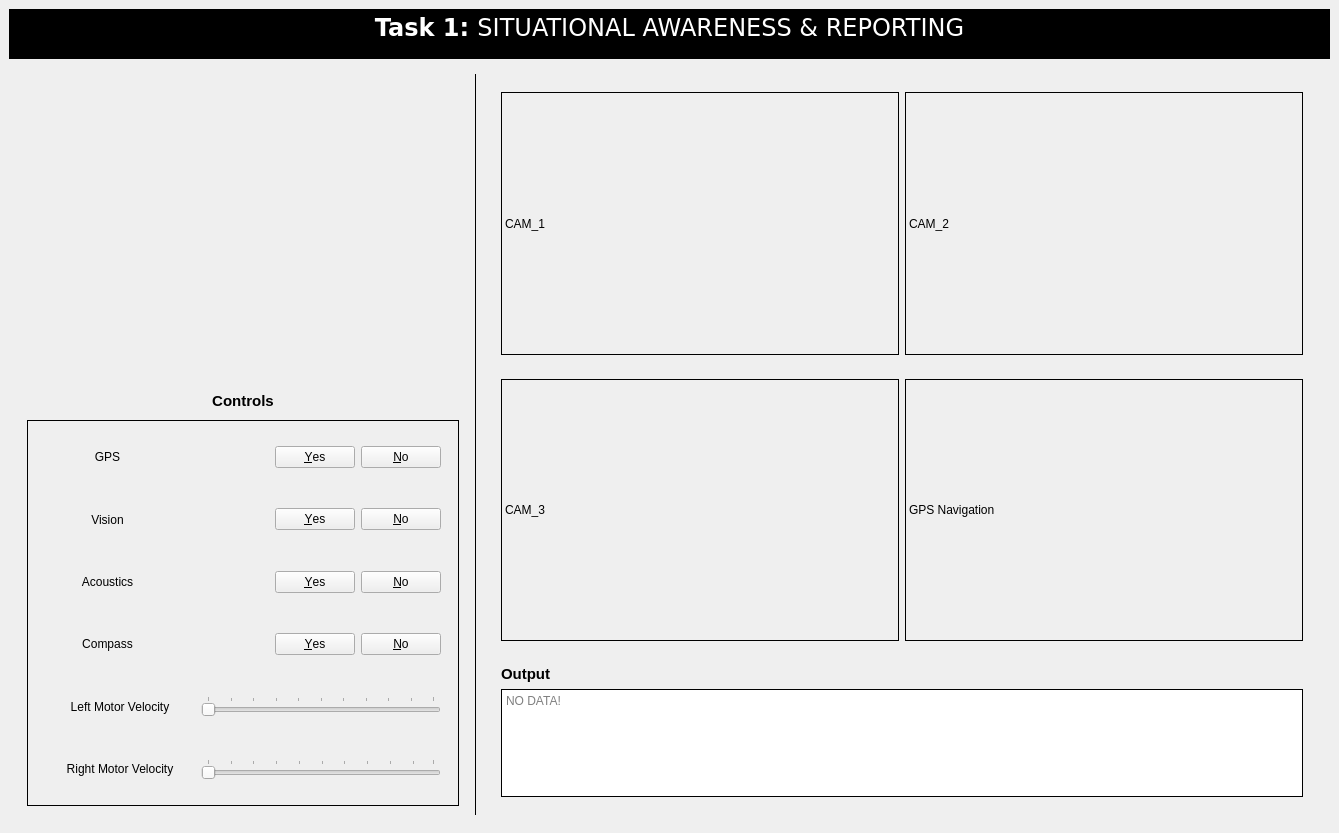
<?xml version="1.0" encoding="UTF-8"?>
<ui version="4.0">
 <class>MainWindow</class>
 <widget class="QMainWindow" name="MainWindow">
  <property name="geometry">
   <rect>
    <x>0</x>
    <y>0</y>
    <width>1339</width>
    <height>833</height>
   </rect>
  </property>
  <property name="windowTitle">
   <string>MainWindow</string>
  </property>
  <widget class="QWidget" name="centralwidget">
   <property name="styleSheet">
    <string notr="true"/>
   </property>
   <layout class="QVBoxLayout" name="verticalLayout">
    <item>
     <widget class="QTextBrowser" name="textBrowser_3">
      <property name="sizePolicy">
       <sizepolicy hsizetype="Preferred" vsizetype="Preferred">
        <horstretch>0</horstretch>
        <verstretch>0</verstretch>
       </sizepolicy>
      </property>
      <property name="maximumSize">
       <size>
        <width>16777215</width>
        <height>50</height>
       </size>
      </property>
      <property name="font">
       <font>
        <family>Bitstream Vera Sans</family>
       </font>
      </property>
      <property name="styleSheet">
       <string notr="true">*{
background:rgb(0, 0, 0);
}</string>
      </property>
      <property name="frameShape">
       <enum>QFrame::NoFrame</enum>
      </property>
      <property name="frameShadow">
       <enum>QFrame::Plain</enum>
      </property>
      <property name="html">
       <string>&lt;!DOCTYPE HTML PUBLIC &quot;-//W3C//DTD HTML 4.0//EN&quot; &quot;http://www.w3.org/TR/REC-html40/strict.dtd&quot;&gt;
&lt;html&gt;&lt;head&gt;&lt;meta name=&quot;qrichtext&quot; content=&quot;1&quot; /&gt;&lt;style type=&quot;text/css&quot;&gt;
p, li { white-space: pre-wrap; }
&lt;/style&gt;&lt;/head&gt;&lt;body style=&quot; font-family:'Bitstream Vera Sans'; font-size:12pt; font-weight:400; font-style:normal;&quot;&gt;
&lt;p align=&quot;center&quot; style=&quot; margin-top:0px; margin-bottom:0px; margin-left:0px; margin-right:0px; -qt-block-indent:0; text-indent:0px;&quot;&gt;&lt;span style=&quot; font-size:18pt; font-weight:600; color:#ffffff;&quot;&gt;Task 1: &lt;/span&gt;&lt;span style=&quot; font-family:'Sans Serif'; font-size:18pt; color:#ffffff;&quot;&gt;SITUATIONAL AWARENESS &amp;amp; REPORTING&lt;/span&gt;&lt;/p&gt;&lt;/body&gt;&lt;/html&gt;</string>
      </property>
     </widget>
    </item>
    <item>
     <widget class="QWidget" name="widget" native="true">
      <layout class="QHBoxLayout" name="horizontalLayout">
       <item>
        <widget class="QWidget" name="widget_2" native="true">
         <property name="maximumSize">
          <size>
           <width>450</width>
           <height>16777215</height>
          </size>
         </property>
         <layout class="QVBoxLayout" name="verticalLayout_4">
          <item>
           <widget class="QLabel" name="label_2">
            <property name="maximumSize">
             <size>
              <width>16777215</width>
              <height>300</height>
             </size>
            </property>
            <property name="text">
             <string/>
            </property>
            <property name="pixmap">
             <pixmap resource="images.qrc">:/newPrefix/Images/task_1.png</pixmap>
            </property>
            <property name="scaledContents">
             <bool>true</bool>
            </property>
           </widget>
          </item>
          <item>
           <widget class="QLabel" name="label_7">
            <property name="maximumSize">
             <size>
              <width>16777215</width>
              <height>25</height>
             </size>
            </property>
            <property name="layoutDirection">
             <enum>Qt::LeftToRight</enum>
            </property>
            <property name="text">
             <string>&lt;html&gt;&lt;head/&gt;&lt;body&gt;&lt;p&gt;&lt;span style=&quot; font-size:11pt; font-weight:600;&quot;&gt;Controls&lt;/span&gt;&lt;/p&gt;&lt;/body&gt;&lt;/html&gt;</string>
            </property>
            <property name="alignment">
             <set>Qt::AlignCenter</set>
            </property>
           </widget>
          </item>
          <item>
           <widget class="QWidget" name="widget_8" native="true">
            <property name="styleSheet">
             <string notr="true">#widget_8{
border:1px solid black
}</string>
            </property>
            <layout class="QVBoxLayout" name="verticalLayout_5">
             <item>
              <widget class="QWidget" name="widget_7" native="true">
               <layout class="QHBoxLayout" name="horizontalLayout_4">
                <item>
                 <widget class="QLabel" name="label_8">
                  <property name="minimumSize">
                   <size>
                    <width>125</width>
                    <height>0</height>
                   </size>
                  </property>
                  <property name="layoutDirection">
                   <enum>Qt::LeftToRight</enum>
                  </property>
                  <property name="text">
                   <string>GPS</string>
                  </property>
                  <property name="scaledContents">
                   <bool>true</bool>
                  </property>
                  <property name="alignment">
                   <set>Qt::AlignCenter</set>
                  </property>
                 </widget>
                </item>
                <item>
                 <widget class="QDialogButtonBox" name="buttonBox">
                  <property name="standardButtons">
                   <set>QDialogButtonBox::No|QDialogButtonBox::Yes</set>
                  </property>
                  <property name="centerButtons">
                   <bool>false</bool>
                  </property>
                 </widget>
                </item>
               </layout>
              </widget>
             </item>
             <item>
              <widget class="QWidget" name="widget_17" native="true">
               <layout class="QHBoxLayout" name="horizontalLayout_9">
                <item>
                 <widget class="QLabel" name="label_13">
                  <property name="minimumSize">
                   <size>
                    <width>125</width>
                    <height>0</height>
                   </size>
                  </property>
                  <property name="text">
                   <string>Vision</string>
                  </property>
                  <property name="scaledContents">
                   <bool>true</bool>
                  </property>
                  <property name="alignment">
                   <set>Qt::AlignCenter</set>
                  </property>
                 </widget>
                </item>
                <item>
                 <widget class="QDialogButtonBox" name="buttonBox_4">
                  <property name="standardButtons">
                   <set>QDialogButtonBox::No|QDialogButtonBox::Yes</set>
                  </property>
                  <property name="centerButtons">
                   <bool>false</bool>
                  </property>
                 </widget>
                </item>
               </layout>
              </widget>
             </item>
             <item>
              <widget class="QWidget" name="widget_16" native="true">
               <layout class="QHBoxLayout" name="horizontalLayout_8">
                <item>
                 <widget class="QLabel" name="label_12">
                  <property name="minimumSize">
                   <size>
                    <width>125</width>
                    <height>0</height>
                   </size>
                  </property>
                  <property name="text">
                   <string>Acoustics</string>
                  </property>
                  <property name="scaledContents">
                   <bool>true</bool>
                  </property>
                  <property name="alignment">
                   <set>Qt::AlignCenter</set>
                  </property>
                 </widget>
                </item>
                <item>
                 <widget class="QDialogButtonBox" name="buttonBox_3">
                  <property name="standardButtons">
                   <set>QDialogButtonBox::No|QDialogButtonBox::Yes</set>
                  </property>
                  <property name="centerButtons">
                   <bool>false</bool>
                  </property>
                 </widget>
                </item>
               </layout>
              </widget>
             </item>
             <item>
              <widget class="QWidget" name="widget_15" native="true">
               <layout class="QHBoxLayout" name="horizontalLayout_7">
                <item>
                 <widget class="QLabel" name="label_11">
                  <property name="minimumSize">
                   <size>
                    <width>125</width>
                    <height>0</height>
                   </size>
                  </property>
                  <property name="text">
                   <string>Compass</string>
                  </property>
                  <property name="scaledContents">
                   <bool>true</bool>
                  </property>
                  <property name="alignment">
                   <set>Qt::AlignCenter</set>
                  </property>
                 </widget>
                </item>
                <item>
                 <widget class="QDialogButtonBox" name="buttonBox_2">
                  <property name="standardButtons">
                   <set>QDialogButtonBox::No|QDialogButtonBox::Yes</set>
                  </property>
                  <property name="centerButtons">
                   <bool>false</bool>
                  </property>
                 </widget>
                </item>
               </layout>
              </widget>
             </item>
             <item>
              <widget class="QWidget" name="widget_12" native="true">
               <layout class="QHBoxLayout" name="horizontalLayout_5">
                <item>
                 <widget class="QLabel" name="label_10">
                  <property name="minimumSize">
                   <size>
                    <width>150</width>
                    <height>0</height>
                   </size>
                  </property>
                  <property name="text">
                   <string>Left Motor Velocity</string>
                  </property>
                  <property name="alignment">
                   <set>Qt::AlignCenter</set>
                  </property>
                 </widget>
                </item>
                <item>
                 <widget class="QSlider" name="horizontalSlider">
                  <property name="maximum">
                   <number>100</number>
                  </property>
                  <property name="orientation">
                   <enum>Qt::Horizontal</enum>
                  </property>
                  <property name="tickPosition">
                   <enum>QSlider::TicksAbove</enum>
                  </property>
                  <property name="tickInterval">
                   <number>10</number>
                  </property>
                 </widget>
                </item>
               </layout>
              </widget>
             </item>
             <item>
              <widget class="QWidget" name="widget_13" native="true">
               <layout class="QHBoxLayout" name="horizontalLayout_6">
                <item>
                 <widget class="QLabel" name="label_9">
                  <property name="minimumSize">
                   <size>
                    <width>150</width>
                    <height>0</height>
                   </size>
                  </property>
                  <property name="text">
                   <string>Right Motor Velocity</string>
                  </property>
                  <property name="alignment">
                   <set>Qt::AlignCenter</set>
                  </property>
                 </widget>
                </item>
                <item>
                 <widget class="QSlider" name="horizontalSlider_2">
                  <property name="orientation">
                   <enum>Qt::Horizontal</enum>
                  </property>
                  <property name="tickPosition">
                   <enum>QSlider::TicksAbove</enum>
                  </property>
                  <property name="tickInterval">
                   <number>10</number>
                  </property>
                 </widget>
                </item>
               </layout>
              </widget>
             </item>
            </layout>
           </widget>
          </item>
         </layout>
        </widget>
       </item>
       <item>
        <widget class="Line" name="line">
         <property name="frameShadow">
          <enum>QFrame::Plain</enum>
         </property>
         <property name="orientation">
          <enum>Qt::Vertical</enum>
         </property>
        </widget>
       </item>
       <item>
        <widget class="QWidget" name="widget_3" native="true">
         <property name="maximumSize">
          <size>
           <width>16777215</width>
           <height>16777215</height>
          </size>
         </property>
         <layout class="QVBoxLayout" name="verticalLayout_2">
          <item>
           <widget class="QWidget" name="widget_5" native="true">
            <layout class="QHBoxLayout" name="horizontalLayout_2">
             <item>
              <widget class="QLabel" name="label_3">
               <property name="frameShape">
                <enum>QFrame::Box</enum>
               </property>
               <property name="text">
                <string>CAM_1</string>
               </property>
               <property name="scaledContents">
                <bool>true</bool>
               </property>
              </widget>
             </item>
             <item>
              <widget class="QLabel" name="label_4">
               <property name="frameShape">
                <enum>QFrame::Box</enum>
               </property>
               <property name="text">
                <string>CAM_2</string>
               </property>
               <property name="scaledContents">
                <bool>true</bool>
               </property>
              </widget>
             </item>
            </layout>
           </widget>
          </item>
          <item>
           <widget class="QWidget" name="widget_4" native="true">
            <layout class="QHBoxLayout" name="horizontalLayout_3">
             <item>
              <widget class="QLabel" name="label_5">
               <property name="frameShape">
                <enum>QFrame::Box</enum>
               </property>
               <property name="text">
                <string>CAM_3</string>
               </property>
               <property name="scaledContents">
                <bool>true</bool>
               </property>
              </widget>
             </item>
             <item>
              <widget class="QLabel" name="label_6">
               <property name="frameShape">
                <enum>QFrame::Box</enum>
               </property>
               <property name="text">
                <string>GPS Navigation</string>
               </property>
               <property name="scaledContents">
                <bool>true</bool>
               </property>
              </widget>
             </item>
            </layout>
           </widget>
          </item>
          <item>
           <widget class="QWidget" name="widget_6" native="true">
            <property name="maximumSize">
             <size>
              <width>16777215</width>
              <height>150</height>
             </size>
            </property>
            <layout class="QVBoxLayout" name="verticalLayout_3">
             <item>
              <widget class="QLabel" name="label">
               <property name="text">
                <string>&lt;html&gt;&lt;head/&gt;&lt;body&gt;&lt;p&gt;&lt;span style=&quot; font-size:11pt; font-weight:600;&quot;&gt;Output&lt;/span&gt;&lt;/p&gt;&lt;/body&gt;&lt;/html&gt;</string>
               </property>
              </widget>
             </item>
             <item>
              <widget class="QTextBrowser" name="hb_output">
               <property name="frameShape">
                <enum>QFrame::Box</enum>
               </property>
               <property name="frameShadow">
                <enum>QFrame::Plain</enum>
               </property>
               <property name="sizeAdjustPolicy">
                <enum>QAbstractScrollArea::AdjustIgnored</enum>
               </property>
               <property name="placeholderText">
                <string>NO DATA!</string>
               </property>
              </widget>
             </item>
            </layout>
           </widget>
          </item>
         </layout>
        </widget>
       </item>
      </layout>
     </widget>
    </item>
   </layout>
  </widget>
  <action name="actionExit">
   <property name="text">
    <string>Exit</string>
   </property>
  </action>
  <action name="actionClose">
   <property name="text">
    <string>Close</string>
   </property>
  </action>
 </widget>
 <resources>
  <include location="images.qrc"/>
  <include location="images.qrc"/>
 </resources>
 <connections/>
</ui>
